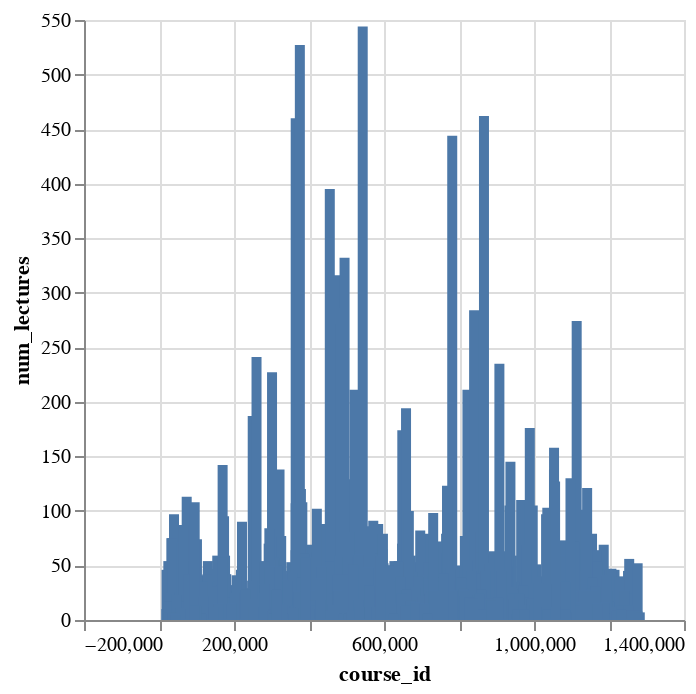

Notebook code for this chart:
### Code cell
alt.Chart(udemyDS).mark_bar().encode(y='num_lectures', x='course_id',tooltip=['course_id','num_lectures']).interactive()

### Figure 1 — Vega-Lite specification as saved in the notebook (floating-point values rounded to 4 significant figures; data arrays with more than 128 entries replaced by an {"elided": "..."} marker saying what was removed)
{"data": {"name": "data-bbec9878f74bd42d08bab4fff5dae9fa"}, "mark": "bar", "encoding": {"tooltip": [{"field": "course_id", "type": "quantitative"}, {"field": "num_lectures", "type": "quantitative"}], "x": {"field": "course_id", "type": "quantitative"}, "y": {"field": "num_lectures", "type": "quantitative"}}, "selection": {"selector003": {"type": "interval", "bind": "scales", "encodings": ["x", "y"]}}, "$schema": "https://vega.github.io/schema/vega-lite/v4.17.0.json", "datasets": {"data-bbec9878f74bd42d08bab4fff5dae9fa": {"elided": "1191 records"}}}
